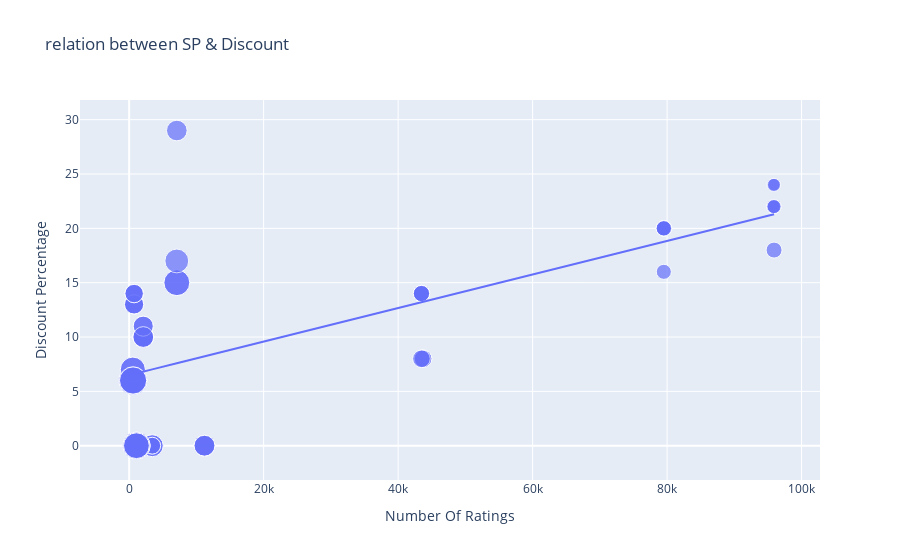

Here is the notebook cell this chart was saved with:
### Code cell
figure = px.scatter(data_frame = data,x="Number Of Ratings", y="Discount Percentage", size= "Sale Price",
                      trendline= "ols", title ="relation between SP & Discount")
figure.show()

### Figure 1 — Plotly figure (JSON) as saved in the notebook; plotly's stock layout.template omitted (floating-point values rounded to 4 significant figures)
{"data": [{"hovertemplate": "Number Of Ratings=%{x}<br>Discount Percentage=%{y}<br>Sale Price=%{marker.size}<extra></extra>", "legendgroup": "", "marker": {"color": "#636efa", "size": [49900, 84900, 84900, 77000, 77000, 49900, 49900, 77000, 89900, 41999, 39999, 41999, 41999, 41999, 131900, 117100, 131900, 117100, 74999, 117900, 117100, 117900, 99900, 44999, 140900, 130900, 64900, 120900, 59900, 75900, 110900, 130900, 120900, 64900, 64900, 75900, 75900, 120900, 59900, 120900, 75900, 140900, 70900, 70900, 75900, 59900, 110900, 120900, 130900, 130900, 54999, 54999, 29999, 34999, 34999, 34999, 54999, 29999, 46999, 46999, 46999, 46999], "sizemode": "area", "sizeref": 352.2, "symbol": "circle"}, "mode": "markers", "name": "", "orientation": "v", "showlegend": false, "type": "scatter", "x": [3431, 3431, 3431, 11202, 11202, 3431, 3431, 11202, 1454, 79512, 79512, 79582, 79512, 79512, 1078, 1078, 1078, 1078, 7088, 7088, 1078, 7088, 7081, 95909, 542, 580, 740, 545, 740, 2101, 545, 580, 580, 730, 730, 2101, 2101, 580, 740, 580, 2092, 545, 2101, 2092, 2101, 740, 545, 580, 580, 580, 43707, 43707, 95807, 95909, 95807, 95909, 43470, 95909, 43470, 43470, 43470, 43470], "xaxis": "x", "y": [0, 0, 0, 0, 0, 0, 0, 0, 0, 20, 16, 20, 20, 20, 0, 0, 0, 0, 29, 15, 0, 15, 17, 18, 6, 6, 13, 6, 14, 10, 7, 6, 6, 13, 13, 10, 10, 6, 14, 6, 10, 6, 11, 11, 10, 14, 7, 6, 6, 6, 8, 8, 24, 22, 22, 22, 8, 24, 14, 14, 14, 14], "yaxis": "y"}, {"hovertemplate": "<b>OLS trendline</b><br>Discount Percentage = 0.000154292 * Number Of Ratings + 6.49233<br>R<sup>2</sup>=0.468988<br><br>Number Of Ratings=%{x}<br>Discount Percentage=%{y} <b>(trend)</b><extra></extra>", "legendgroup": "", "marker": {"color": "#636efa", "symbol": "circle"}, "mode": "lines", "name": "", "showlegend": false, "type": "scatter", "x": [542, 545, 545, 545, 545, 580, 580, 580, 580, 580, 580, 580, 580, 730, 730, 740, 740, 740, 740, 1078, 1078, 1078, 1078, 1078, 1454, 2092, 2092, 2101, 2101, 2101, 2101, 2101, 3431, 3431, 3431, 3431, 3431, 7081, 7088, 7088, 7088, 11202, 11202, 11202, 43470, 43470, 43470, 43470, 43470, 43707, 43707, 79512, 79512, 79512, 79512, 79582, 95807, 95807, 95909, 95909, 95909, 95909], "xaxis": "x", "y": [6.576, 6.576, 6.576, 6.576, 6.576, 6.582, 6.582, 6.582, 6.582, 6.582, 6.582, 6.582, 6.582, 6.605, 6.605, 6.607, 6.607, 6.607, 6.607, 6.659, 6.659, 6.659, 6.659, 6.659, 6.717, 6.815, 6.815, 6.816, 6.816, 6.816, 6.816, 6.816, 7.022, 7.022, 7.022, 7.022, 7.022, 7.585, 7.586, 7.586, 7.586, 8.221, 8.221, 8.221, 13.2, 13.2, 13.2, 13.2, 13.2, 13.24, 13.24, 18.76, 18.76, 18.76, 18.76, 18.77, 21.27, 21.27, 21.29, 21.29, 21.29, 21.29], "yaxis": "y"}], "layout": {"legend": {"itemsizing": "constant", "tracegroupgap": 0}, "title": {"text": "relation between SP & Discount"}, "xaxis": {"anchor": "y", "domain": [0, 1], "title": {"text": "Number Of Ratings"}}, "yaxis": {"anchor": "x", "domain": [0, 1], "title": {"text": "Discount Percentage"}}}}
